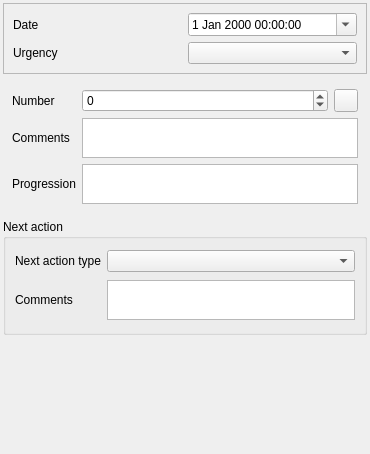
<?xml version="1.0" encoding="UTF-8"?>
<ui version="4.0">
 <class>Form_base3</class>
 <widget class="QWidget" name="Form_base3">
  <property name="geometry">
   <rect>
    <x>0</x>
    <y>0</y>
    <width>370</width>
    <height>454</height>
   </rect>
  </property>
  <property name="windowTitle">
   <string>Form</string>
  </property>
  <layout class="QVBoxLayout" name="verticalLayout">
   <property name="leftMargin">
    <number>3</number>
   </property>
   <property name="topMargin">
    <number>3</number>
   </property>
   <property name="rightMargin">
    <number>3</number>
   </property>
   <property name="bottomMargin">
    <number>3</number>
   </property>
   <item>
    <widget class="QFrame" name="frame">
     <property name="frameShape">
      <enum>QFrame::StyledPanel</enum>
     </property>
     <property name="frameShadow">
      <enum>QFrame::Raised</enum>
     </property>
     <layout class="QGridLayout" name="gridLayout_3">
      <item row="0" column="0">
       <widget class="QLabel" name="label">
        <property name="text">
         <string>Date</string>
        </property>
       </widget>
      </item>
      <item row="1" column="0">
       <widget class="QLabel" name="label_5">
        <property name="text">
         <string>Urgency</string>
        </property>
       </widget>
      </item>
      <item row="1" column="1">
       <widget class="QComboBox" name="comboBox_urgence"/>
      </item>
      <item row="0" column="1">
       <widget class="QDateTimeEdit" name="dateTimeEdit">
        <property name="calendarPopup">
         <bool>true</bool>
        </property>
       </widget>
      </item>
     </layout>
    </widget>
   </item>
   <item>
    <widget class="QStackedWidget" name="stackedWidget">
     <property name="currentIndex">
      <number>0</number>
     </property>
     <widget class="QWidget" name="page">
      <layout class="QGridLayout" name="gridLayout" columnstretch="1,5,1">
       <item row="5" column="0">
        <widget class="QLabel" name="label_6">
         <property name="text">
          <string>Progression</string>
         </property>
        </widget>
       </item>
       <item row="1" column="0">
        <widget class="QLabel" name="label_2">
         <property name="text">
          <string>Number</string>
         </property>
        </widget>
       </item>
       <item row="1" column="1">
        <widget class="QSpinBox" name="spinBox_nombre">
         <property name="minimum">
          <number>-1</number>
         </property>
        </widget>
       </item>
       <item row="3" column="0">
        <widget class="QLabel" name="label_7">
         <property name="text">
          <string>Comments</string>
         </property>
        </widget>
       </item>
       <item row="1" column="2">
        <widget class="QToolButton" name="toolButton_calc_nb">
         <property name="text">
          <string/>
         </property>
         <property name="icon">
          <iconset>
           <normaloff>:/plugins/Lamia/icons/numpad.png</normaloff>:/plugins/Lamia/icons/numpad.png</iconset>
         </property>
        </widget>
       </item>
       <item row="3" column="1" colspan="2">
        <widget class="QTextEdit" name="textEdit_comm">
         <property name="sizePolicy">
          <sizepolicy hsizetype="Expanding" vsizetype="Expanding">
           <horstretch>0</horstretch>
           <verstretch>0</verstretch>
          </sizepolicy>
         </property>
         <property name="maximumSize">
          <size>
           <width>16777215</width>
           <height>40</height>
          </size>
         </property>
        </widget>
       </item>
       <item row="5" column="1" colspan="2">
        <widget class="QTextEdit" name="textEdit_evolution">
         <property name="sizePolicy">
          <sizepolicy hsizetype="Expanding" vsizetype="Expanding">
           <horstretch>0</horstretch>
           <verstretch>0</verstretch>
          </sizepolicy>
         </property>
         <property name="maximumSize">
          <size>
           <width>16777215</width>
           <height>40</height>
          </size>
         </property>
        </widget>
       </item>
      </layout>
     </widget>
     <widget class="QWidget" name="page_2">
      <layout class="QGridLayout" name="gridLayout_2">
       <item row="0" column="0">
        <widget class="QLabel" name="label_3">
         <property name="text">
          <string>NOD</string>
         </property>
        </widget>
       </item>
       <item row="1" column="1">
        <spacer name="verticalSpacer_2">
         <property name="orientation">
          <enum>Qt::Vertical</enum>
         </property>
         <property name="sizeHint" stdset="0">
          <size>
           <width>20</width>
           <height>40</height>
          </size>
         </property>
        </spacer>
       </item>
      </layout>
     </widget>
     <widget class="QWidget" name="page_3">
      <layout class="QVBoxLayout" name="verticalLayout_2">
       <item>
        <widget class="QLabel" name="label_9">
         <property name="text">
          <string>Equip</string>
         </property>
        </widget>
       </item>
      </layout>
     </widget>
    </widget>
   </item>
   <item>
    <widget class="QGroupBox" name="groupBox">
     <property name="title">
      <string>Next action</string>
     </property>
     <layout class="QGridLayout" name="gridLayout_4">
      <item row="1" column="0">
       <widget class="QLabel" name="label_8">
        <property name="text">
         <string>Comments</string>
        </property>
       </widget>
      </item>
      <item row="0" column="0">
       <widget class="QLabel" name="label_4">
        <property name="text">
         <string>Next action type</string>
        </property>
       </widget>
      </item>
      <item row="0" column="1">
       <widget class="QComboBox" name="comboBox_typesuite"/>
      </item>
      <item row="1" column="1">
       <widget class="QTextEdit" name="textEdit_suite">
        <property name="sizePolicy">
         <sizepolicy hsizetype="Expanding" vsizetype="Expanding">
          <horstretch>0</horstretch>
          <verstretch>0</verstretch>
         </sizepolicy>
        </property>
        <property name="maximumSize">
         <size>
          <width>16777215</width>
          <height>40</height>
         </size>
        </property>
       </widget>
      </item>
     </layout>
    </widget>
   </item>
   <item>
    <spacer name="verticalSpacer">
     <property name="orientation">
      <enum>Qt::Vertical</enum>
     </property>
     <property name="sizeHint" stdset="0">
      <size>
       <width>20</width>
       <height>40</height>
      </size>
     </property>
    </spacer>
   </item>
  </layout>
 </widget>
 <resources/>
 <connections/>
</ui>
